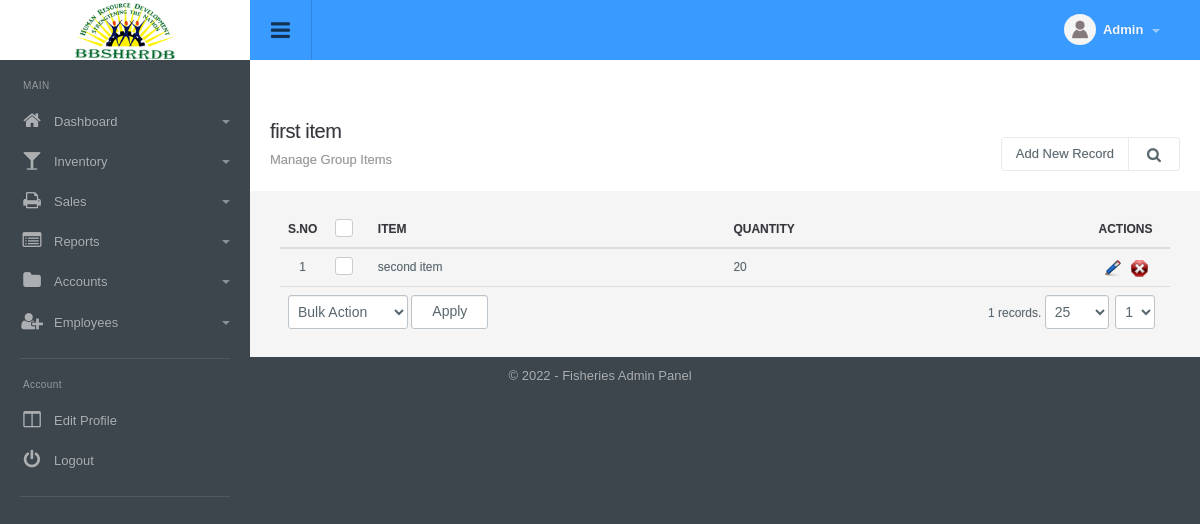
Screenshot of /item_group_manage.php?parent_id=1 (signed in) with the database file from the repository.
### tables this page shows
CREATE TABLE `config_variable` (
  `id` int(11) NOT NULL,
  `config_type_id` int(11) NOT NULL,
  `title` varchar(512) NOT NULL,
  `notes` varchar(512) NOT NULL,
  `type` varchar(200) NOT NULL,
  `default_values` text NOT NULL,
  `key` varchar(200) NOT NULL,
  `value` text NOT NULL,
  `sortorder` int(11) NOT NULL
);

CREATE TABLE `menu` (
  `id` int(11) NOT NULL,
  `title` varchar(100) NOT NULL,
  `url` varchar(100) NOT NULL,
  `parent_id` int(11) NOT NULL,
  `depth` int(1) NOT NULL,
  `sortorder` int(11) NOT NULL,
  `icon` varchar(200) NOT NULL,
  `small_icon` varchar(200) NOT NULL
);

CREATE TABLE `items` (
  `id` int(11) NOT NULL,
  `type` int(1) NOT NULL DEFAULT '0' COMMENT '0:simple;1:group',
  `title` varchar(100) NOT NULL,
  `unit_price` decimal(10,2) NOT NULL,
  `quantity` int(11) NOT NULL,
  `low_stock_quantity` int(11) NOT NULL,
  `status` int(1) NOT NULL DEFAULT '1',
  `ts` timestamp NOT NULL DEFAULT CURRENT_TIMESTAMP
);

CREATE TABLE `item_group` (
  `id` int(11) NOT NULL,
  `group_item_id` int(11) NOT NULL,
  `item_id` int(11) NOT NULL,
  `quantity` int(11) NOT NULL
);

### include/utility.php (called while the page is built, shortened)
<?php
function get_config($var){
	global $dblink;
	$sql="select value from config_variable where `key`='".slash($var)."'";
	$resConfig=doquery($sql,$dblink);
	if(numrows($resConfig)>0){
		while($rowConfig=dofetch($resConfig))
			return unslash($rowConfig["value"]);
	}
}
$site_title=get_config("site_title");
$file_upload_root="./uploads/";
function slash($str){
	if(!is_array($str))
		return utf8_encode(addslashes($str));
	else{
		for($i=0; $i<count($str); $i++)
			$str[$i]=slash($str[$i]);
		return $str;
	}
}
function unslash($str){
	return stripslashes(utf8_decode($str));
	}

### include/db.php (called while the page is built, shortened)
<?php
function doquery($qr,$lnk){
	@$res=mysqli_query($lnk,$qr) or die($qr." - ".mysqli_error($lnk));
	return $res;
}
function dofetch($rs){
	@$rec=mysqli_fetch_array($rs);
	return $rec;
}
function numrows($rs){
	return mysqli_num_rows($rs);
}

### item_group_manage.php (the view, shortened to what this page needs)
<?php
include("include/db.php");
include("include/utility.php");
include("include/paging.php");
if( isset( $_SESSION["item_group"]["group_item_id"] ) ) {
	$parent_group_item_id = $_SESSION["item_group"]["group_item_id"];
}
else {
	die( 'Select Parent Item Group' );
}
$parent_group_item = doquery( "select * from items where id='".$parent_group_item_id."'", $dblink );
if( numrows( $parent_group_item ) ) {
	$parent_group_item = dofetch( $parent_group_item );
}
else{
 	die( "Parent Item does not exists" );
}
$tab_array=array("list", "add", "edit", "delete", "bulk_action");
if(isset($_REQUEST["tab"]) && in_array($_REQUEST["tab"], $tab_array)){
	$tab=$_REQUEST["tab"];
}
else{
	$tab="list";
}
?>
<!DOCTYPE html PUBLIC "-//W3C//DTD XHTML 1.0 Transitional//EN" "http://www.w3.org/TR/xhtml1/DTD/xhtml1-transitional.dtd">
<html xmlns="http://www.w3.org/1999/xhtml">
<head>
<link type="text/css" rel="stylesheet" href="css/font-awesome.min.css" />
<link type="text/css" rel="stylesheet" href="css/font-awesome.css" />
<link type="text/css" rel="stylesheet"  href="css/bootstrap.css" />
<link rel="stylesheet" href="css/bootstrap-datetimepicker.min.css" />
<link type="text/css" rel="stylesheet"  href="css/awesome-bootstrap-checkbox.css" />
<link href="css/general.css" type="text/css" rel="stylesheet" />
<link type="text/css" rel="stylesheet"  href="css/style.css" />
</head>
<body>
<div id="wrapper" class="round_corners">
    	<div id="top" class="clearfix">
            <div class="applogo">
                <a href="index.php" class="logo"><?php $admin_logo=get_config("admin_logo"); if(empty($admin_logo)) echo $site_title; else { ?><img src="<?php echo $file_upload_root;?>config/<?php echo $admin_logo?>" /><?php }?></a>
            </div>
            <a class="sidebar-open-button" href="#"><i class="fa fa-bars"></i></a>
            <ul class="top-right">
            	<li class="dropdown link">
                	<a class="dropdown-toggle profilebox" data-toggle="dropdown" href="#">
                    	<img alt="img" src="images/profileimg-default.png">
                        <b><?php echo ucfirst((isset($_SESSION["logged_in_admin"]) && $_SESSION["logged_in_admin"]!="")?$_SESSION["logged_in_admin"]["name"]:"Guest");?></b>
                        <span class="caret"></span>
                    </a>
                </li>
           </ul>
        </div>
        <div class="sidebar clearfix">
       		<ul class="sidebar-panel nav">
  				<li class="sidetitle">MAIN</li>
				<?php
                $parents=doquery("select * from menu where parent_id=0 order by sortorder",$dblink);
                if(numrows($parents)>0){
                    while($parent=dofetch($parents)){
						?>
						<li>
                        	<a href="<?php echo unslash($parent["url"])?>"><span class="icon color5"><i class="fa fa-<?php echo unslash($parent["small_icon"])?>"></i></span><?php echo unslash($parent["title"])?>
							<?php
                            $submenus=doquery("select * from menu where parent_id='".$parent["id"]."' order by sortorder",$dblink);
                            if(numrows($submenus)>0){
                                ?>
                                <span class="caret"></span></a>
                                <?php
                            }
							else{
								echo "</a>";
							}
							?>
						</li>
						<?php
					}
				}
				?>
         	</ul>
            <ul class="sidebar-panel nav">
                <li class="sidetitle">Account</li>
                <li><a href="admin_manage.php?tab=edit&id=<?php echo $_SESSION["logged_in_admin"]["id"]?>"><span class="icon color15"><i class="fa fa-columns"></i></span>Edit Profile</a></li>
                <li><a href="logout.php"><span class="icon color12"><i class="fa falist fa-power-off"></i></span>Logout</a></li>
            </ul>
	    </div>
		<div class="content">
            <div class="page-header page-header-hidden">
            </div>
            <div class="container-widget row">
                <div class="col-md-12">
                  <?php
                    switch($tab){
                        case 'list':
                            include("modules/item_group/list.php");
                        break;
                    }
                  ?>
                </div>
  			</div>
		</div>
    </div>
<?php include("include/footer.php");?>

### modules/item_group/list.php (shortened to what this page needs)
<?php
$extra=" and group_item_id = '".$parent_group_item_id."'";
$sql = "select a.*, b.title from item_group a inner join items b on a.item_id = b.id where 1 ".$extra." order by b.title";
?>
<div class="page-header">
	<h1 class="title"><?php echo unslash( $parent_group_item[ "title" ] )?></h1>
  	<ol class="breadcrumb">
    	<li class="active">Manage Group Items</li>
  	</ol>
  	<div class="right">
    	<div class="btn-group" role="group" aria-label="...">
        	<a href="item_group_manage.php?tab=add" class="btn btn-light editproject">Add New Record</a> <a id="topstats" class="btn btn-light" href="#"><i class="fa fa-search"></i></a>
        </div>
  	</div>
</div>
    <div class="panel-body table-responsive">
	<table class="table table-hover list">
    	<thead>
            <tr>
                <th width="5%" class="text-center">S.no</th>
                <th class="text-center" width="5%"><div class="checkbox checkbox-primary">
                    <label for="select_all"></label></div></th>
                <th width="40%">Item</th>
                <th width="40%">Quantity</th>
                <th class="text-center" width="10%">Actions</th>
            </tr>
    	</thead>
    	<tbody>
			<?php
			$rs=show_page($rows, $pageNum, $sql);
			if(numrows($rs)>0){
				$sn=1;
				while($r=dofetch($rs)){
					?>
                    <tr>
                        <td class="text-center"><?php echo $sn;?></td>
                        <td class="text-center"><div class="checkbox margin-t-0 checkbox-primary">
                            <label for="<?php echo "rec_".$sn?>"></label></div>
                        </td>
                        <td><?php echo unslash( $r[ "title" ] );?></td>
                        <td><?php echo unslash($r["quantity"]); ?></td>
                        <td align="center">
                            <a href="item_group_manage.php?tab=edit&id=<?php echo $r['id'];?>"><img title="Edit Record" alt="Edit" src="images/edit.png"></a>&nbsp;&nbsp;
                            <a onclick="return confirm('Are you sure you want to delete')" href="item_group_manage.php?id=<?php echo $r['id'];?>&amp;tab=delete"><img title="Delete Record" alt="Delete" src="images/delete.png"></a>
                        </td>
                    </tr>
                    <?php
                    $sn++;
                }
                ?>
                <tr>
                    <td colspan="3" class="actions">
                        <select name="bulk_action" id="bulk_action" title="Choose Action">
                            <option value="null">Bulk Action</option>
                        </select>
                        <input type="button" name="apply" value="Apply" id="apply_bulk_action" class="btn btn-light" title="Apply Action"  />
                    </td>
                    <td colspan="2" class="paging" title="Paging" align="right"><?php echo pages_list($rows, "item_group", $sql, $pageNum)?></td>
                </tr>
                <?php
            }
            else{
                ?>
                <tr>
                    <td colspan="5"  class="no-record">No Result Found</td>
                </tr>
                <?php
            }
            ?>
    	</tbody>
  	</table>
</div>

### include/footer.php (shortened to what this page needs)
<div id="footer" class="bottom_round_corners">
	<div id="footer_content">
    	<address>&copy; <?php echo date("Y");?> - <?php echo $site_title; ?> Admin Panel</address>
    </div>
</div>
<link href="js/fancybox/jquery.fancybox.css" rel="stylesheet" type="text/css" />
<link href="js/chosen/chosen.css" rel="stylesheet" type="text/css" />
<?php include("include/upload_center.php");?>
</body>
</html>

### rows the page displays
config_variable: value (picture)
menu: title "Dashboard"
menu: title "Inventory"
menu: title "Sales"
menu: title "Reports"
menu: title "Accounts"
menu: title "Employees"
items: title "first item"
item_group: item.title "second item", quantity "20"
config_variable: value "Fisheries"

### other values shown
pages_list($rows, "item_group", $sql, $pageNum) "1 records."
form field page "1"
